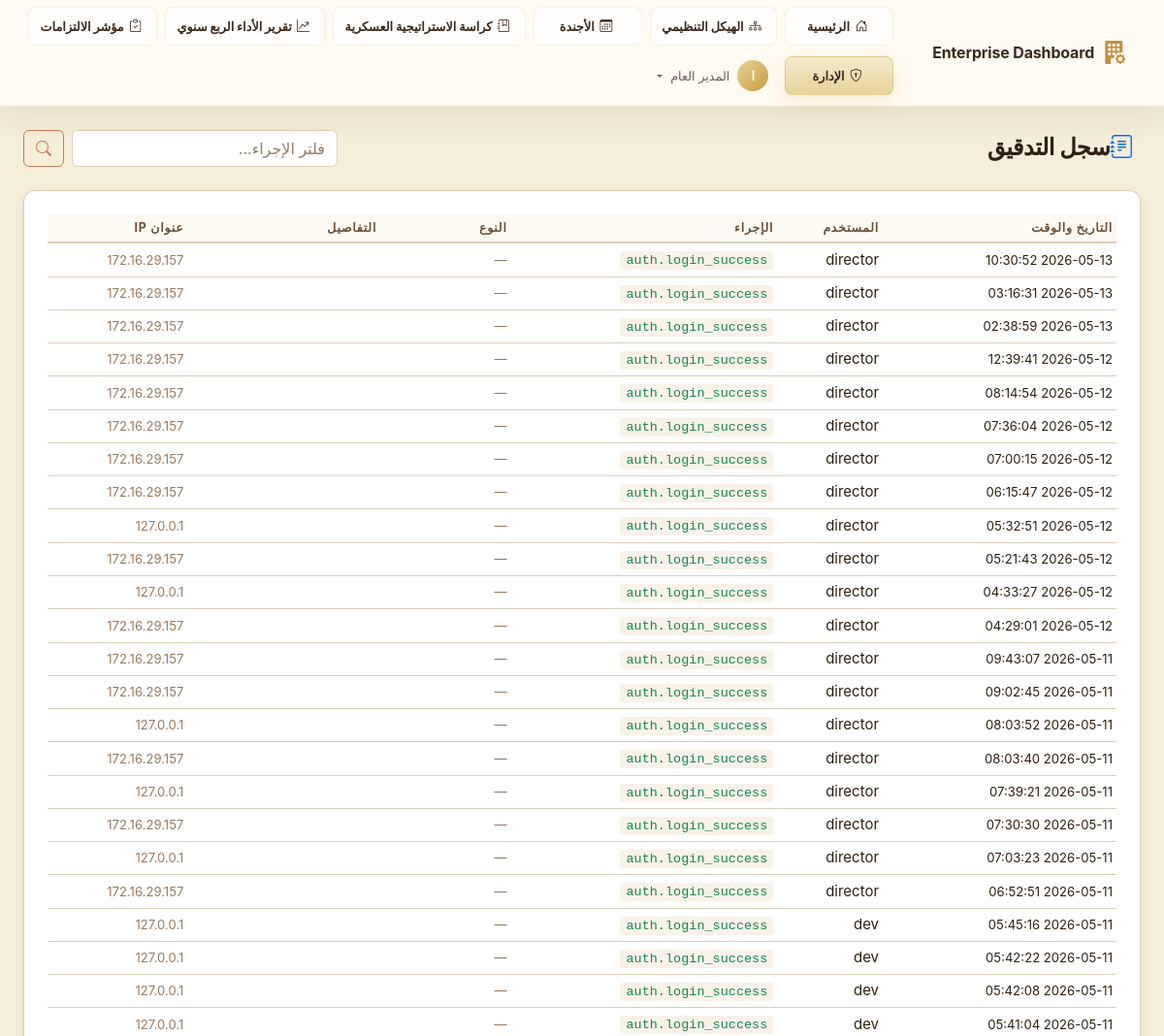
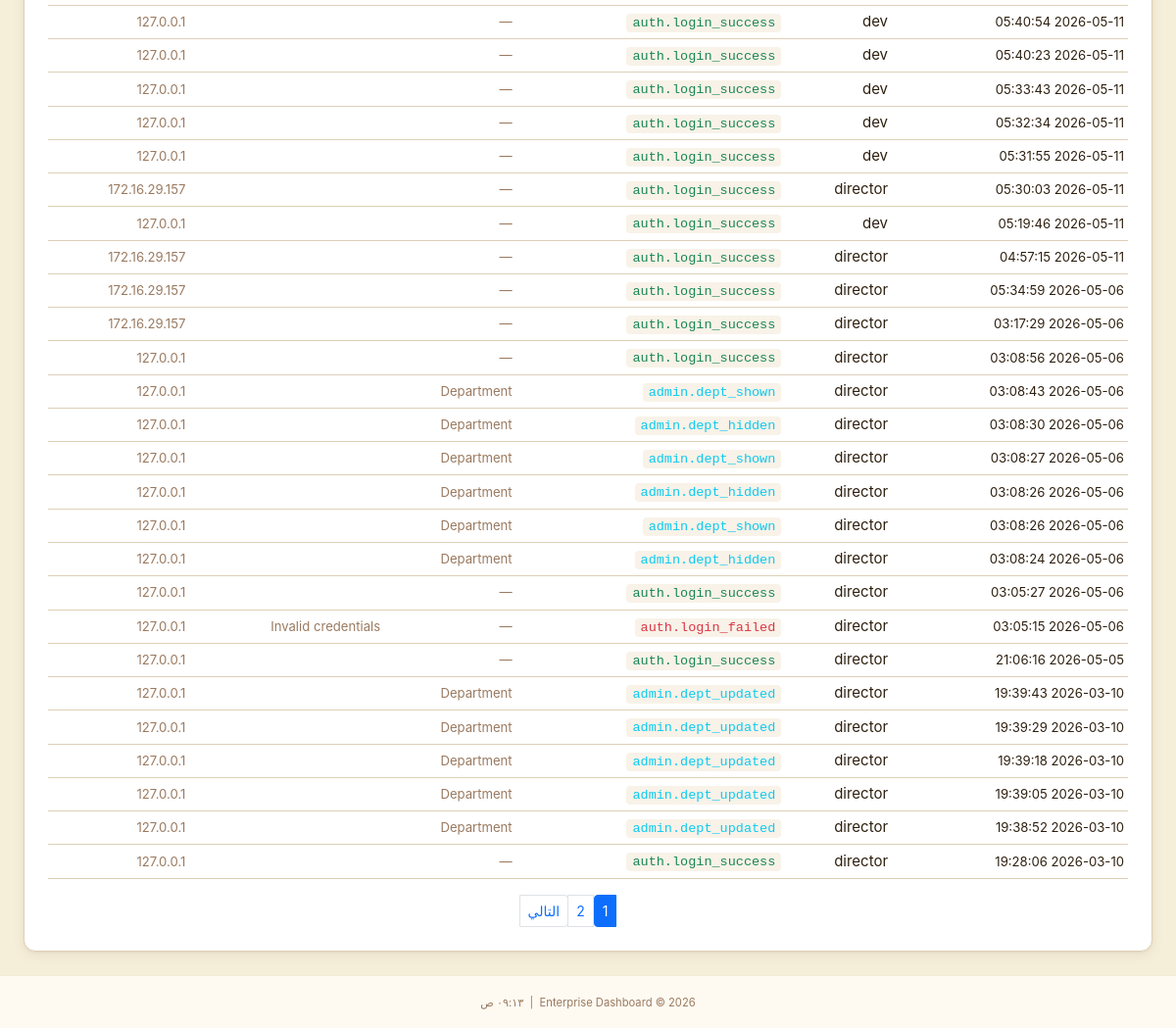
Page /admin/audit-log (signed in) on the earlier database version (2 pictures, top to bottom).
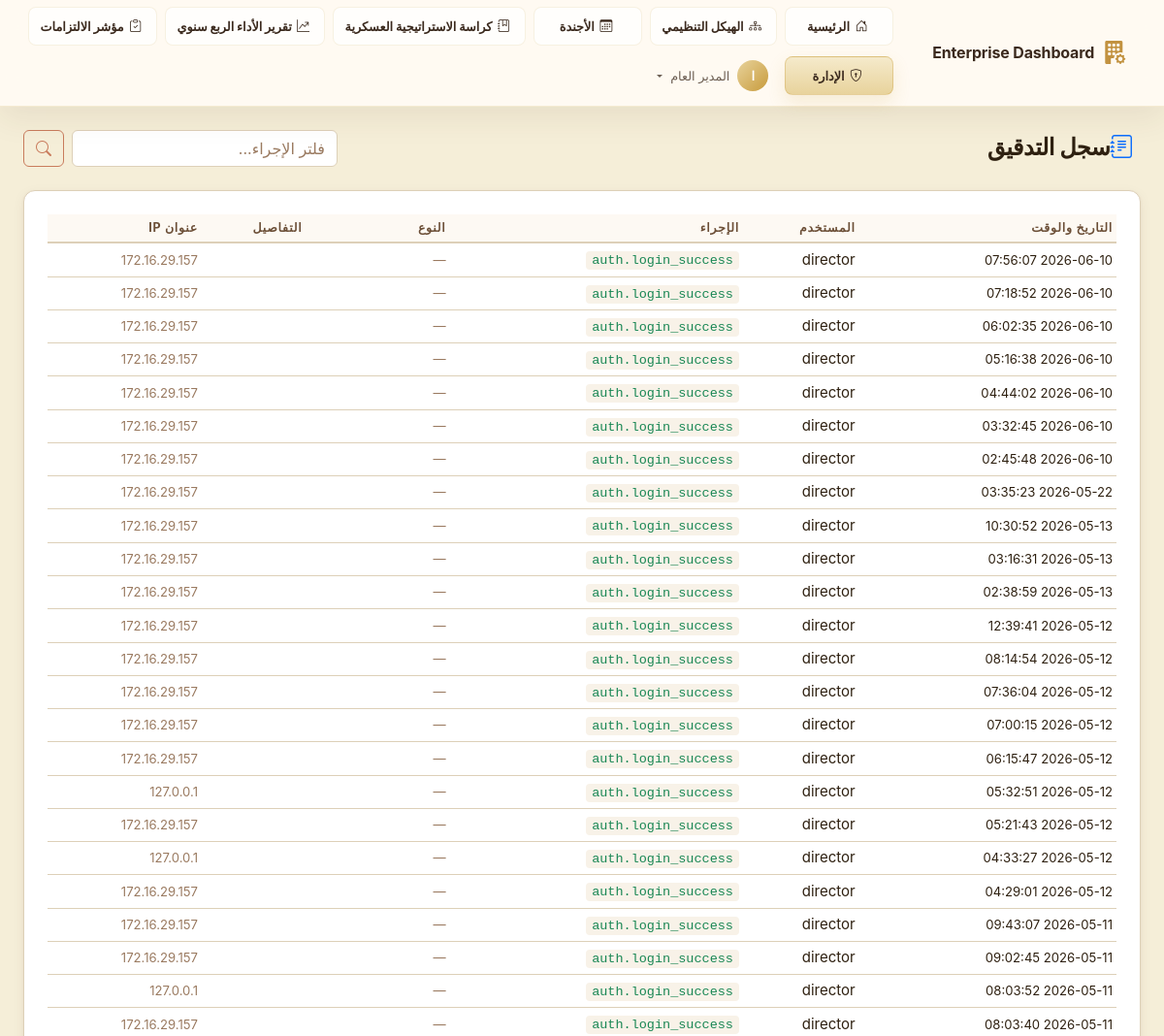
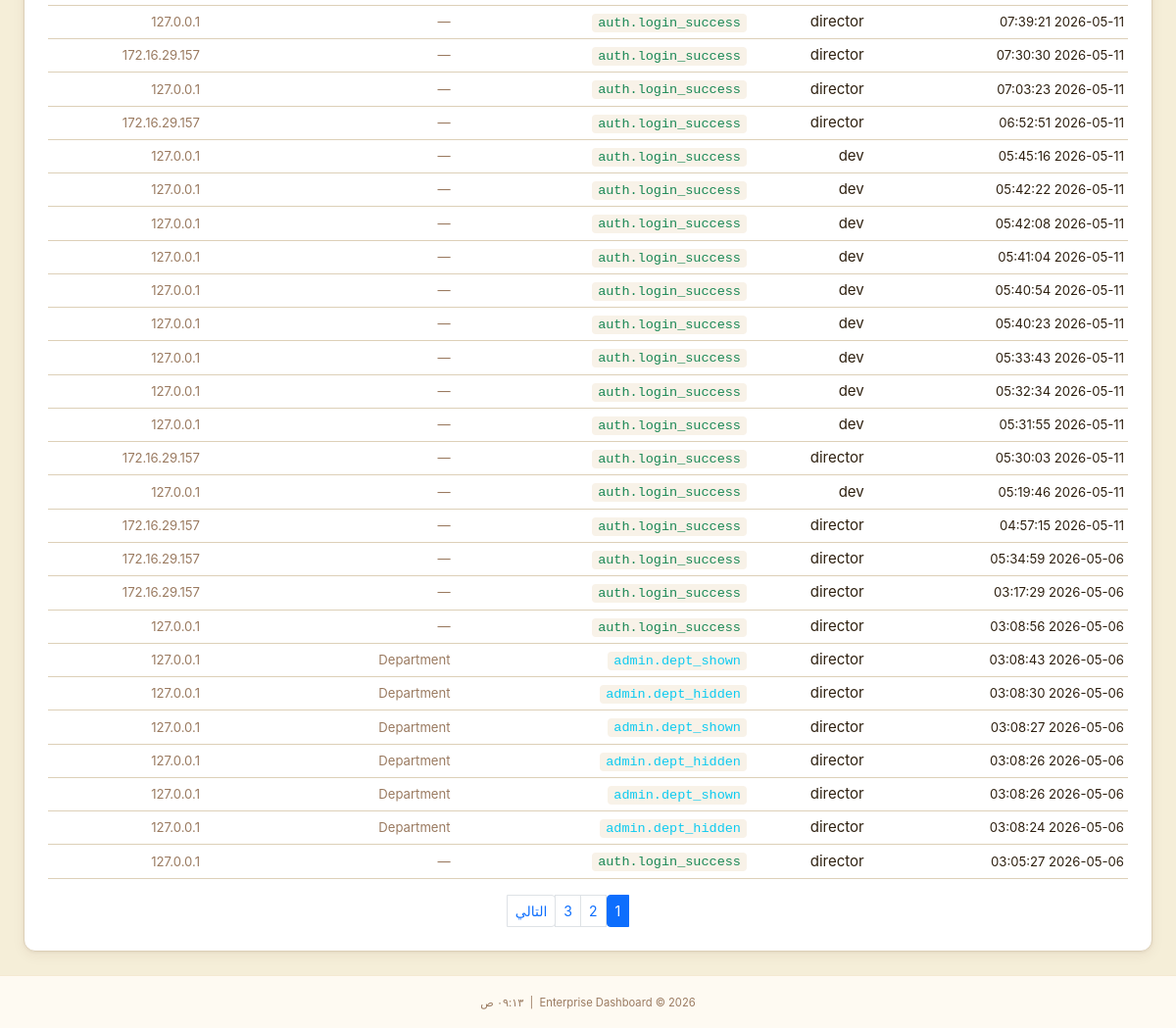
Same page on the later database version (2 pictures, top to bottom).
### app/models/audit.py (models this page shows, shortened)
class AuditLog(db.Model):
    __tablename__ = 'audit_log'
    id            = db.Column(db.String(36), primary_key=True, default=lambda: str(uuid.uuid4()))
    user_id       = db.Column(db.String(36), db.ForeignKey('users.id'), nullable=True)
    username      = db.Column(db.String(80),  nullable=False, default='anonymous')  # Snapshot
    action        = db.Column(db.String(100), nullable=False)
    resource_type = db.Column(db.String(60),  nullable=True)
    resource_id   = db.Column(db.String(36),  nullable=True)
    details       = db.Column(db.Text, nullable=True)   # JSON string for old/new values
    ip_address    = db.Column(db.String(45),  nullable=True)
    user_agent    = db.Column(db.String(255), nullable=True)
    timestamp     = db.Column(db.DateTime, default=datetime.utcnow, index=True)
    user = db.relationship('User', back_populates='audit_logs', foreign_keys=[user_id])

### app/admin/routes.py (the view)
@admin_bp.route('/audit-log')
@login_required
@require_permission(PERMISSIONS['SECRETARY'])
def audit_log():
    page   = request.args.get('page', 1, type=int)
    action = request.args.get('action', '')
    query  = AuditLog.query.order_by(AuditLog.timestamp.desc())
    if action:
        query = query.filter(AuditLog.action.contains(action))
    logs = query.paginate(page=page, per_page=50, error_out=False)
    return render_template('admin/audit_log.html',
                           logs=logs,
                           action_filter=action,
                           page_title='سجل التدقيق')

### app/__init__.py (called while the page is built)
def _register_extensions(app: Flask) -> None:
    db.init_app(app)
    login_manager.init_app(app)
    csrf.init_app(app)
    login_manager.login_view          = 'auth.login'
    login_manager.login_message       = 'Please sign in to access this page.'
    login_manager.login_message_category = 'warning'
    login_manager.session_protection  = 'strong'
    @login_manager.user_loader
    def load_user(user_id: str):
        from app.models.user import User
        return User.get_by_id(user_id)

def _register_context_processors(app: Flask) -> None:
    from datetime import datetime
    from app.models.role import PERMISSIONS
    @app.context_processor
    def inject_globals():
        return {
            'PERMISSIONS': PERMISSIONS,
            'now':         datetime.utcnow,
            'app_name':    app.config.get('APP_NAME', 'Enterprise Dashboard'),
        }

### app/models/user.py (called while the page is built)
    @property
    def is_authenticated(self) -> bool:
        return True

    def has_permission(self, required_level: int) -> bool:
        if not self.role:
            return False
        return self.role.permission_level >= required_level

### app/templates/admin/audit_log.html (shortened to what this page needs)
{% extends "base.html" %}
{% block content %}
<div class="container-fluid px-4 py-4">
    <div class="d-flex align-items-center justify-content-between mb-4">
        <h1 class="page-title mb-0"><i class="bi bi-journal-text text-primary me-2"></i>سجل التدقيق</h1>
        <form method="GET" class="d-flex gap-2">
            <input type="text" name="action" class="form-control glass-input" placeholder="فلتر الإجراء..."
                value="{{ action_filter }}">
            <button type="submit" class="btn btn-outline-primary"><i class="bi bi-search"></i></button>
        </form>
    </div>
    <div class="section-card glass-card">
        <div class="table-responsive">
            <table class="table table-dark table-hover table-sm align-middle mb-0">
                <thead>
                    <tr>
                        <th>التاريخ والوقت</th>
                        <th>المستخدم</th>
                        <th>الإجراء</th>
                        <th>النوع</th>
                        <th>التفاصيل</th>
                        <th>عنوان IP</th>
                    </tr>
                </thead>
                <tbody>
                    {% for log in logs.items %}
                    <tr>
                        <td><small>{{ log.timestamp.strftime('%Y-%m-%d %H:%M:%S') }}</small></td>
                        <td>{{ log.username }}</td>
                        <td>
                            <code
                                class="{% if 'login_failed' in log.action or 'rejected' in log.action or 'deleted' in log.action %}text-danger{% elif 'login_success' in log.action or 'approved' in log.action %}text-success{% else %}text-info{% endif %}">
                {{ log.action }}
              </code>
                        </td>
                        <td><small class="text-muted">{{ log.resource_type or '—' }}</small></td>
                        <td><small class="text-muted">{{ (log.details or '')[:50] }}</small></td>
                        <td><small class="text-muted">{{ log.ip_address or '—' }}</small></td>
                    </tr>
                    {% else %}
                    <tr>
                        <td colspan="6" class="text-center text-muted py-4">لا توجد سجلات</td>
                    </tr>
                    {% endfor %}
                </tbody>
            </table>
        </div>
        {% if logs.pages > 1 %}
        <nav class="d-flex justify-content-center mt-3">
            <ul class="pagination pagination-sm mb-0">
                {% for p in logs.iter_pages() %}
                {% if p %}
                <li class="page-item {{ 'active' if p == logs.page }}">
                    <a class="page-link" href="?page={{ p }}&action={{ action_filter }}">{{ p }}</a>
                </li>
                {% else %}
                <li class="page-item disabled"><span class="page-link">…</span></li>
                {% endif %}
                {% endfor %}
                {% if logs.has_next %}
                <li class="page-item">
                    <a class="page-link" href="?page={{ logs.next_num }}&action={{ action_filter }}">التالي</a>
                </li>
                {% endif %}
            </ul>
        </nav>
        {% endif %}
    </div>
</div>
{% endblock %}

Differences in the rows shown:
no longer on this page (row unchanged): AuditLog: timestamp "2026-05-06 03:05:15", username "director", action "auth.login_failed", resource_type "—", details "Invalid credentials", ip_address "127.0.0.1"
no longer on this page (row unchanged): AuditLog: timestamp "2026-05-05 21:06:16", username "director", action "auth.login_success", resource_type "—", ip_address "127.0.0.1"
no longer on this page (row unchanged): AuditLog: timestamp "2026-03-10 19:39:43", username "director", action "admin.dept_updated", resource_type "Department", ip_address "127.0.0.1"
no longer on this page (row unchanged): AuditLog: timestamp "2026-03-10 19:39:29", username "director", action "admin.dept_updated", resource_type "Department", ip_address "127.0.0.1"
no longer on this page (row unchanged): AuditLog: timestamp "2026-03-10 19:39:18", username "director", action "admin.dept_updated", resource_type "Department", ip_address "127.0.0.1"
no longer on this page (row unchanged): AuditLog: timestamp "2026-03-10 19:39:05", username "director", action "admin.dept_updated", resource_type "Department", ip_address "127.0.0.1"
no longer on this page (row unchanged): AuditLog: timestamp "2026-03-10 19:38:52", username "director", action "admin.dept_updated", resource_type "Department", ip_address "127.0.0.1"
no longer on this page (row unchanged): AuditLog: timestamp "2026-03-10 19:28:06", username "director", action "auth.login_success", resource_type "—", ip_address "127.0.0.1"
added AuditLog: timestamp "2026-06-10 07:56:07", username "director", action "auth.login_success", resource_type "—", ip_address "172.16.29.157"
added AuditLog: timestamp "2026-06-10 07:18:52", username "director", action "auth.login_success", resource_type "—", ip_address "172.16.29.157"
added AuditLog: timestamp "2026-06-10 06:02:35", username "director", action "auth.login_success", resource_type "—", ip_address "172.16.29.157"
added AuditLog: timestamp "2026-06-10 05:16:38", username "director", action "auth.login_success", resource_type "—", ip_address "172.16.29.157"
added AuditLog: timestamp "2026-06-10 04:44:02", username "director", action "auth.login_success", resource_type "—", ip_address "172.16.29.157"
added AuditLog: timestamp "2026-06-10 03:32:45", username "director", action "auth.login_success", resource_type "—", ip_address "172.16.29.157"
added AuditLog: timestamp "2026-06-10 02:45:48", username "director", action "auth.login_success", resource_type "—", ip_address "172.16.29.157"
added AuditLog: timestamp "2026-05-22 03:35:23", username "director", action "auth.login_success", resource_type "—", ip_address "172.16.29.157"
Other differences:
new list line: "3"
